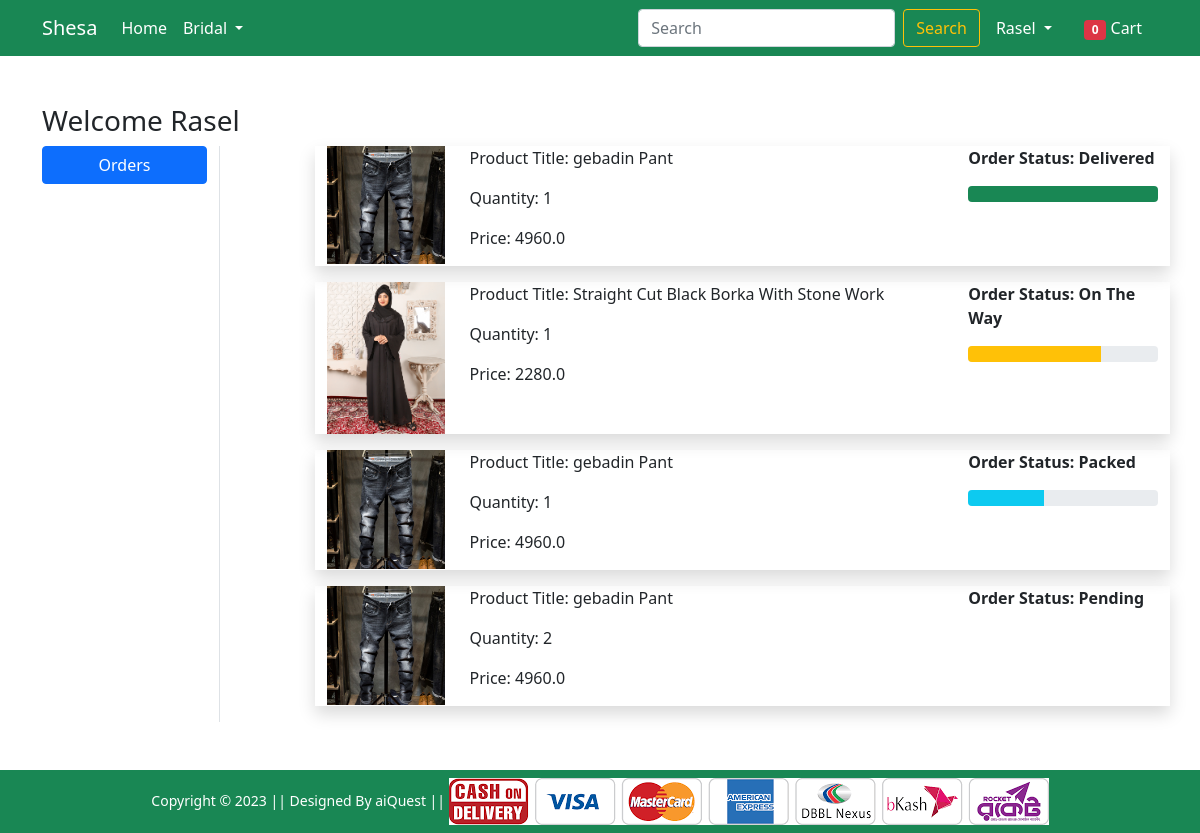
The page /orders/ (signed in) on the database as committed earlier.
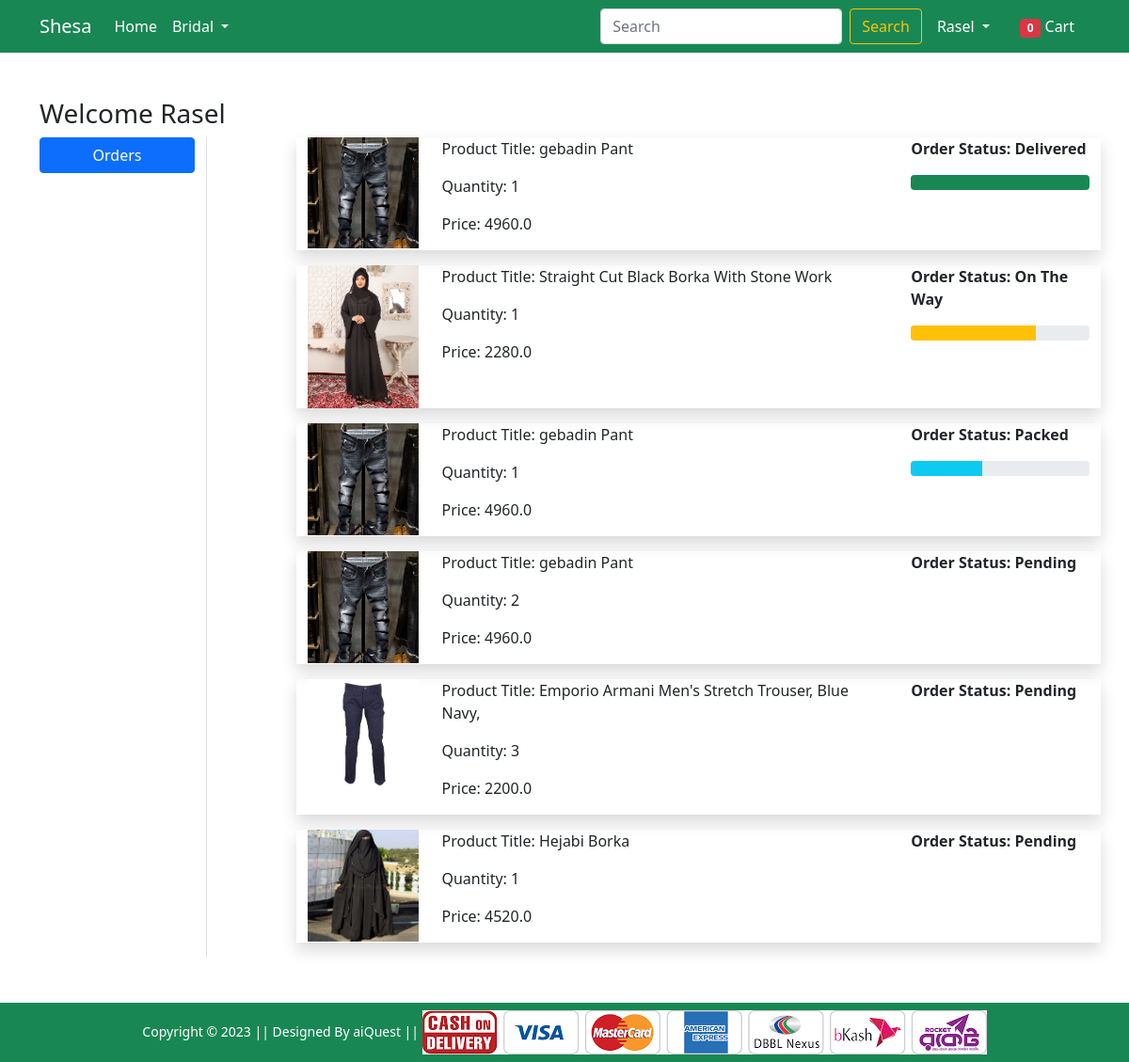
The same page on the database as committed later.
### info/models.py (models this page shows, shortened)
class OrderPlaced(models.Model):
    user = models.ForeignKey(User, on_delete=models.CASCADE)
    customer = models.ForeignKey(Customer, on_delete=models.CASCADE)
    product = models.ForeignKey(Product, on_delete=models.CASCADE)
    quantity = models.PositiveIntegerField(default=1)
    ordered_date = models.DateTimeField(auto_now_add=True)
    status = models.CharField(max_length=20, choices=STATUS_CHOICE, default='Pending')

class Product(models.Model):
    title = models.CharField(max_length=100)
    selling_price = models.FloatField()
    discounted_price = models.FloatField()
    descrition = models.TextField()
    brand = models.CharField(max_length=100)
    category = models.CharField(choices=CATEGORY_CHOICES, max_length=2)
    product_image = models.ImageField(upload_to='productimg')

### Shop/views.py (the view)
# urls.py: path('orders/', views.orders, name='orders'),
@login_required
def orders(request):
 total_item=0
 if request.user.is_authenticated:
     total_item =len(Card.objects.filter(user=request.user))
 order_place = OrderPlaced.objects.filter(user = request.user)
 return render(request, 'Shop/orders.html', {'order_place':order_place, 'total_item':total_item})

### Shop/templates/Shop/orders.html (shortened to what this page needs)
{% extends 'Shop/base.html' %}
{% load static %}
{% block main-content %}
<div class="container my-5">
    <div class="row">
        <h3>Welcome <span class="text-capitalize">{{request.user}}</span></h3>
        <div class="col-sm-2 border-end">
            <ul class="list-unstyled">
                <li class="d-grid"><a href="{% url 'orders' %}" class="btn btn-primary">Orders</a></li>
            </ul>
        </div>
        <div class="col-sm-9 offset-sm-1">
            {% for op in order_place %}
            <div class="row shadow mb-3">
                <div class="col-sm-2">
                    <img src="{{op.product.product_image.url}}" alt="" srcset="" class="img-fluid" height="150"
                    width="150">
                </div>
                <div class="col-sm-7">
                    <p>Product Title: {{op.product.title}}</p>
                    <p>Quantity: {{op.quantity}}</p>
                    <p>Price: {{op.product.discounted_price}}</p>
                </div>
                <div class="col-sm-3 fw-bold">
                    <p>Order Status: {{op.status}}
                        {% if op.status == 'Packed' %}
                        <div class="progress">
                            <div class="progroess_ber bg-info"
                                role="progressbar"
                                style = "width:40%"
                                aria-valuenow="40"
                                aria-valuemin="0" aria-valuemax="100">
                            </div>
                        </div>
                        {% endif %}
                        {% if op.status == 'On The Way' %}
                        <div class="progress">
                            <div class="progroess_ber bg-warning"
                                role="progressbar"
                                style = "width:70%"
                                aria-valuenow="70"
                                aria-valuemin="0" aria-valuemax="100">
                            </div>
                        </div>
                        {% endif %}
                        {% if op.status == 'Delivered' %}
                        <div class="progress">
                            <div class="progroess_ber bg-success"
                                role="progressbar"
                                style = "width:100%"
                                aria-valuenow="100"
                                aria-valuemin="0" aria-valuemax="100">
                            </div>
                        </div>
                        {% endif %}
                    </p>
                </div>
            </div>
            {% endfor %}
        </div>
    </div>
</div>
{% endblock main-content %}

### Shop/templates/Shop/base.html (shortened to what this page needs)
<!doctype html>
{% load static %}
<html lang="en">
<head>
    <link href="https://cdn.jsdelivr.net/npm/bootstrap@5.0.0-beta1/dist/css/bootstrap.min.css" rel="stylesheet"
>
    <link rel="stylesheet" href="{% static 'Shop/css/owl.carousel.min.css' %}">
    <link rel="stylesheet" href="{% static 'Shop/css/all.min.css' %}">
    <link rel="stylesheet" href="{% static 'Shop/css/style.css' %}">
</head>
<body>
    <nav class="navbar navbar-expand-lg navbar-dark bg-success">
        <div class="container">
            <a class="navbar-brand" href="/">Shesa</a>
            <div class="collapse navbar-collapse" id="navbarSupportedContent">
                <ul class="navbar-nav me-auto mb-2 mb-lg-0">
                    <li class="nav-item">
                        <a class="nav-link active" aria-current="page" href="/">Home</a>
                    </li>
                    <li class="nav-item dropdown">
                        <a class="nav-link dropdown-toggle text-white" href="#" id="electronicsDropdown" role="button"
                            data-bs-toggle="dropdown" aria-expanded="false">
                            Bridal
                        </a>
                    </li>
                </ul>
                <form class="d-flex" action="{% url 'search' %}"   method="GET">
                    <input class="form-control me-2" name="quary"  type="search" placeholder="Search"
                    aria-label="Search">
                    <button class="btn btn-outline-warning" type="submit">Search</button>
                </form>
                <div>
                    <ul class="navbar-nav me-auto mb-2 mb-lg-0">
                        {% if request.user.is_authenticated %}
                        <li class="nav-item dropdown mx-2">
                            <a class="nav-link dropdown-toggle text-white" href="#" id="profileDropdown" role="button"
                                data-bs-toggle="dropdown" aria-expanded="false">
                                {{request.user | capfirst}}
                            </a>
                        </li>
                        <li class="nav-item mx-2">
                            <a href="{% url 'show_cards' %}" class="nav-link text-white"><span
                                    class="badge bg-danger">{{total_item}}</span> Cart </a>
                        </li>
                        {% endif %}
                    </ul>
                </div>
            </div>
        </div>
    </nav>
    {% block main-content %} {% endblock main-content %}
    <footer class="container-fluid bg-success text-center p-2 mt-5">
        <small class="text-white">Copyright &copy; 2023 || Designed By aiQuest || </small>
        <img src="{% static 'Shop/images/paymentlogo.png' %}" alt="" srcset="" class="img-fluid" height="2px">
    </footer>
</body>
</html>

Rows that differ between the two databases and show on the page:
added OrderPlaced: product.product_image (picture), product "Emporio Armani Men's Stretch Trouser, Blue Navy,", quantity "3", product.discounted_price "2200.0", status "Pending"
added OrderPlaced: product.product_image (picture), product "Hejabi Borka", quantity "1", product.discounted_price "4520.0", status "Pending"
